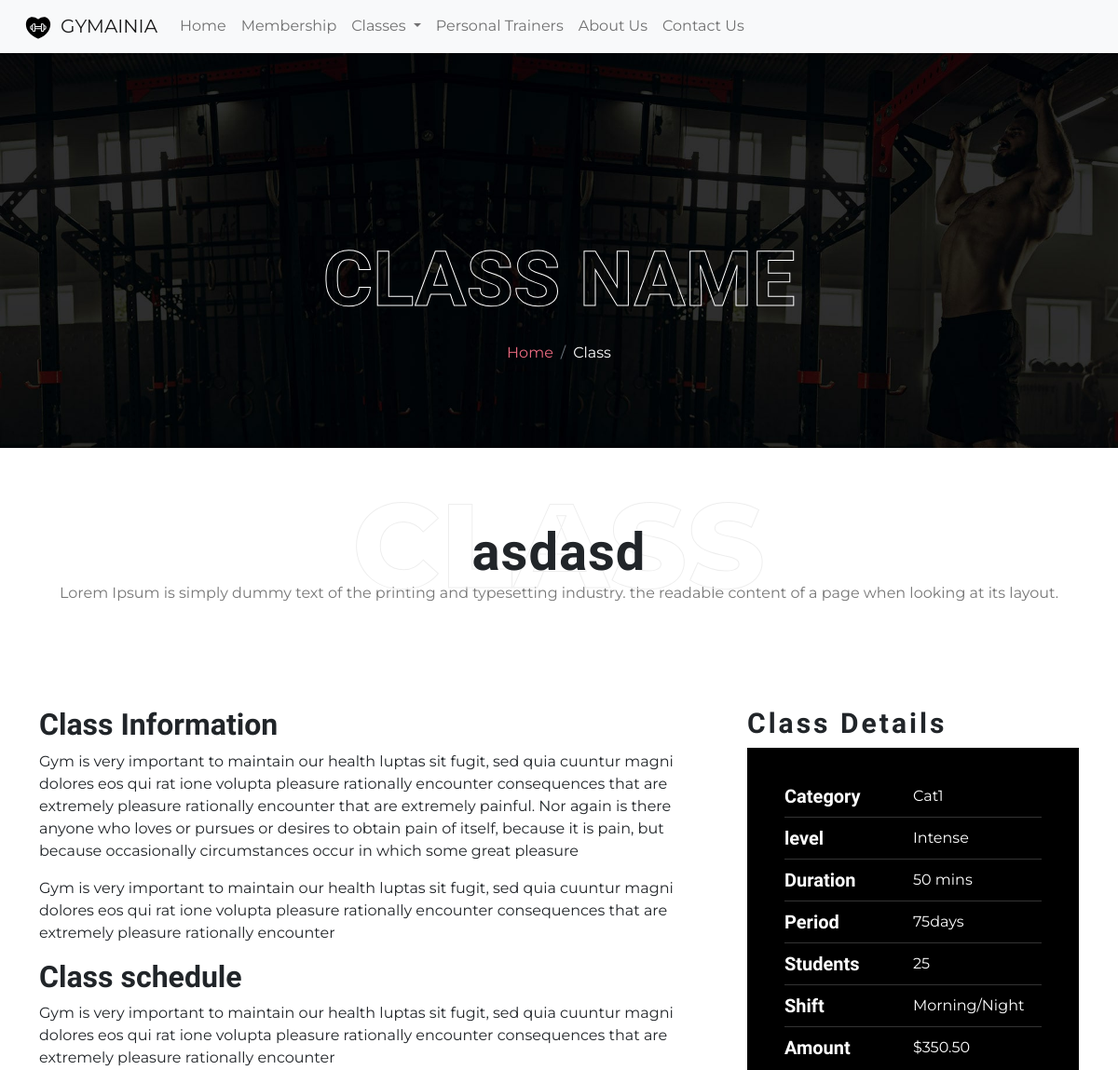
The app's page /gym_class/1/ (upper part), older data.
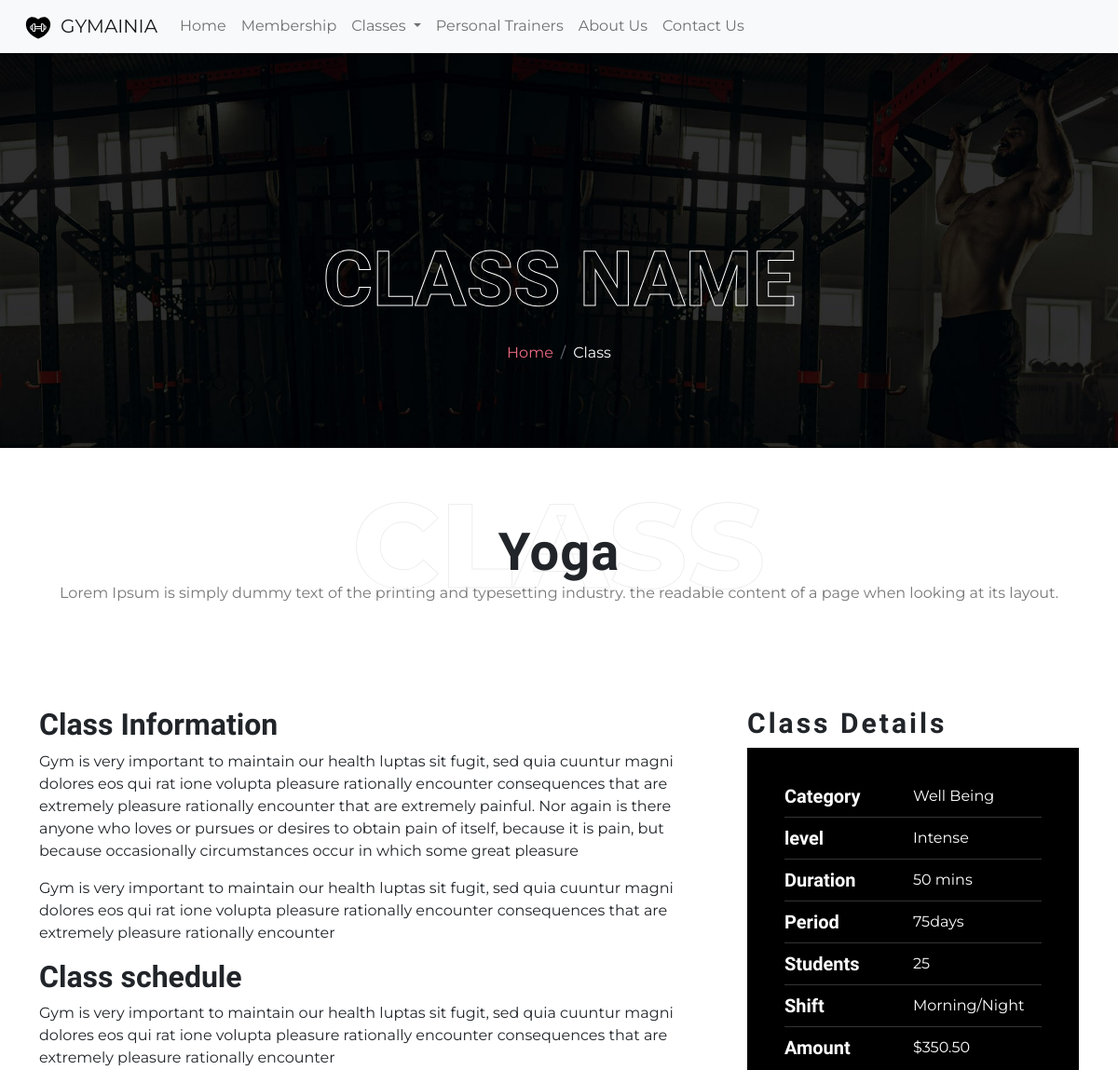
The same page, newer data.
### classes/models.py (models this page shows, shortened)
class GymClass(models.Model):
    class Meta:
        verbose_name_plural = 'GymClasses'
    category = models.ForeignKey('Category', null=True, blank=True, on_delete=models.SET_NULL)
    name = models.CharField(max_length=254)
    description = HTMLField()
    short = models.TextField(blank=True)
    level = models.CharField(max_length=254)
    duration = models.IntegerField()
    period = models.CharField(max_length=254)
    students = models.IntegerField()
    price = models.DecimalField(max_digits=6, decimal_places=2)
    trainer = models.ManyToManyField('Trainer', blank=True)
    image_url = models.URLField(max_length=1024, null=True, blank=True)
    image = models.ImageField(null=True, blank=True)

class Category(models.Model):
    class Meta:
        verbose_name_plural = 'Categories'
    name = models.CharField(max_length=254)
    friendly_name = models.CharField(max_length=254, null=True, blank=True)
    def __str__(self):
        return self.name

### classes/views.py (the view)
# urls.py: path('gym_class/<int:class_id>/', views.gym_class, name='gym_class'),
def gym_class(request, class_id):
    gym_class = get_object_or_404(GymClass, pk=class_id)
    context = {
        'gym_class': gym_class,
    }
    return render(request, 'classes/class.html', context)

### cart/contexts.py (called while the page is built, shortened)
def cart_contents(request):
    cart_items = []
    total = 0
    product_count = 0
    item_total = 0
    cart = request.session.get('cart', {})
    context = {
        'cart_items': cart_items,
        'total': total,
        'product_count': product_count,
    }
    return context

### classes/templates/classes/class.html (shortened to what the changed rows need)
{% extends "base.html" %}
{% load static %}
{% block content %}
<main>
    <section class="page-banner">
        <div class="container">
            <div class="row">
                <div class="col-sm-12 text-center">
                    <h1 class="banner-title">Class Name</h1>
                </div>
            </div>
        </div>
    </section>
    <section class="page-title text-center">
        <div class="section-title-box">
            <span class="section-sub-title">Class</span>
            <h2 class="section-title">{{ gym_class.name }}</h2>
            <p class="section-info">Lorem Ipsum is simply dummy text of the printing and typesetting industry.
                the readable content of a page when looking at its layout.
            </p>
        </div>
    </section>
    <section class="class-info">
        <div class="container">
            <div class="row">
                <div class="col-lg-8">
                    <div class="content">
                        <h2 class="title">Class Information</h2>
                    </div>
                    <div class="class-schedule mb-5">
                        <h2 class="title">Class schedule</h2>
                    </div>
                </div>
                <div class="col-sm-8 col-md-6 col-lg-4">
                    <div class="class-details">
                        <div class="class-detail-right">
                            <div class="class-schedule-block">
                                <ul class="info-list">
                                    <li>
                                        <h5 class="title">Category</h5><span>{{ gym_class.category }}</span>
                                    </li>
                                </ul>
                            </div>
                        </div>
                    </div>
                </div>
            </div>
        </div>
    </section>
</main>
{% endblock %}

Row changes from the older to the newer data that the page shows:
changed GymClass: name "asdasd" → "Yoga"; category "Cat1" → "Well Being"
